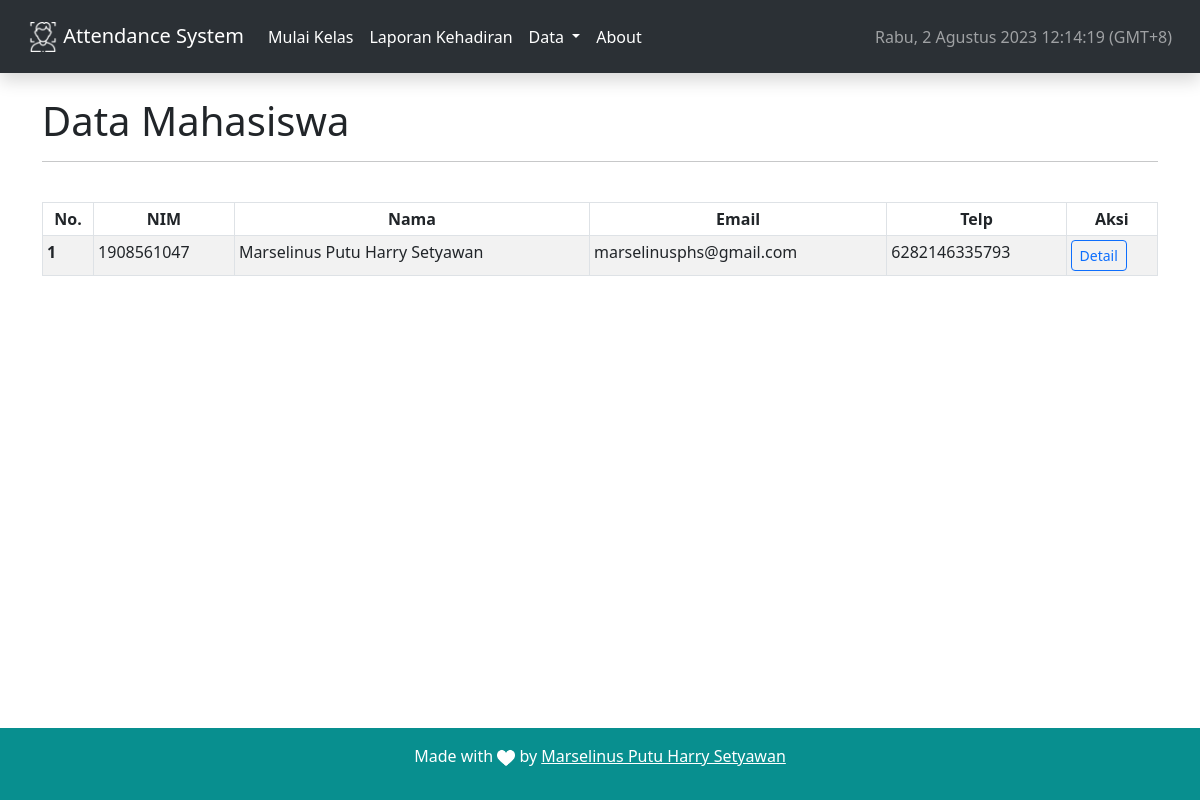
Screenshot of /mahasiswa with the database file from the repository.
### sistempresensi/models.py (models this page shows, shortened)
class Mahasiswa(db.Model):
    id = db.Column(db.Integer, primary_key=True)
    nim = db.Column(db.BigInteger, unique=True, nullable=False)
    nama = db.Column(db.String, nullable=False)
    email = db.Column(db.String)
    telp = db.Column(db.BigInteger)
    foto_path = db.Column(db.String, default="default.jpg")
    created_at = db.Column(db.DateTime, nullable=False, server_default=func.now())

### sistempresensi/routes.py (the view)
@app.route("/mahasiswa")
def mahasiswa():
    datas = Mahasiswa.query.all()
    return render_template('mahasiswa.html', datas=datas, title="Mahasiswa!")

### sistempresensi/templates/mahasiswa.html
{% extends "base.html" %}
{% block content %}
<h1>Data Mahasiswa</h1>
<hr><br>
<div class="table-responsive">
    <table class="table table-bordered table-sm table-hover table-striped">
        <thead >
        <tr class="text-center">
            <th scope="col">No.</th>
            <th scope="col">NIM</th>
            <th scope="col">Nama</th>
            <th scope="col">Email</th>
            <th scope="col">Telp</th>
            <th scope="col">Aksi</th>
        </tr>
        </thead>
        <tbody>
        {% for data in datas %}
        <tr>
            <th scope="row">{{ loop.index }}</th>
            <td>{{ data.nim }}</td>
            <td>{{ data.nama }}</td>
            <td>{{ data.email }}</td>
            <td>{{ data.telp }}</td>
            <td><a href="mahasiswa/{{data.nim}}" class="btn btn-sm btn-outline-primary" role="button"
                   aria-pressed="true">Detail</a>
            </td>
        </tr>
        {% endfor %}
        </tbody>
    </table>
</div>
{% endblock content %}

### rows the page displays
Mahasiswa: nim "1908561047", nama "Marselinus Putu Harry Setyawan", email "marselinusphs@gmail.com", telp "6282146335793"
